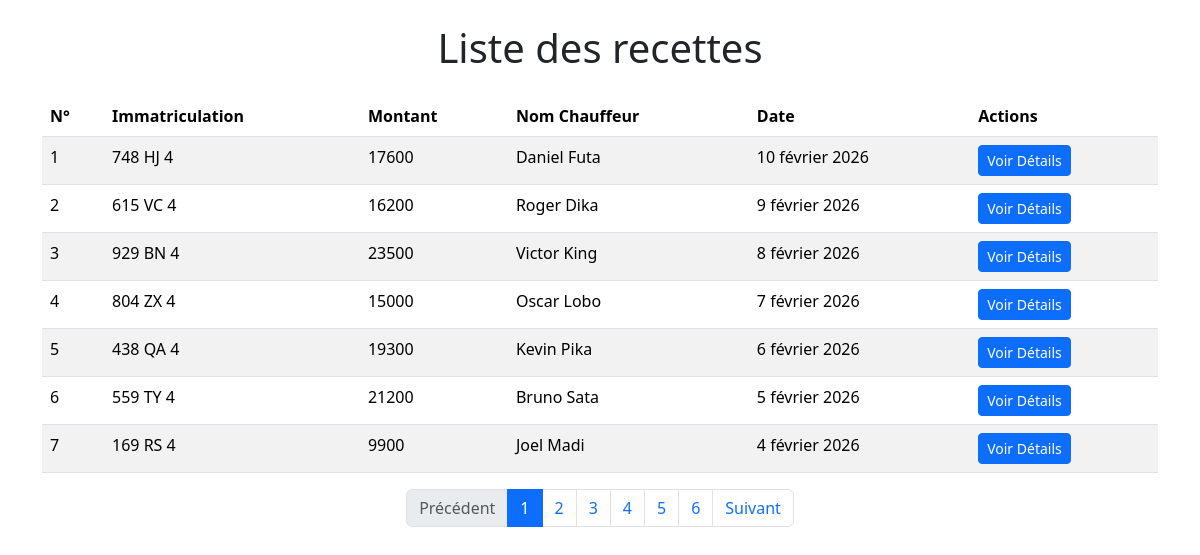
Page /recette/affiche on the committed database.
### recette/models.py (models this page shows, shortened)
class Recette(models.Model):
    montant=models.IntegerField(default=0)
    immatriculation=models.CharField(max_length=20,primary_key=True)
    nom_chauffeur=models.CharField(max_length=30)
    note=models.TextField(default=None)
    date_recette=models.DateField()
    date_creation=models.DateTimeField(auto_now_add=True)
    date_mis_a_jour=models.DateTimeField(auto_now=True)
    class Meta:
        verbose_name='Recette'
        verbose_name_plural='Recettes'

### recette/views.py (the view)
# urls.py: path('affiche', views.index, name='index'),
def index(request):
    recettes = Recette.objects.all().order_by('-date_recette')
    paginator = Paginator(recettes, 7)
    nombre_page = request.GET.get('page')
    page_recettes = paginator.get_page(nombre_page)
    context = {
        'recettes': page_recettes,
        'taille':'len(recettes)'
    }
    return render(request, 'recette/index.html', context)

### recette/templates/recette/index.html
{% extends 'recette/base.html' %}
{% block titre %}Liste des recettes{% endblock %}
{% block content %}
<table class="table table-striped">
    <thead>
        <tr>
            <th scope="col">N°</th>
            <th scope="col">Immatriculation</th>
            <th scope="col">Montant</th>
            <th scope="col">Nom Chauffeur</th>
            <th scope="col">Date</th>
            <th scope="col">Actions</th>
        </tr>
    </thead>
    <tbody>
        {% for recette in recettes  %}
        <tr>
            <td>{{ forloop.counter0|add:recettes.start_index }}</td>
            <td>{{ recette.immatriculation }}</td>
            <td>{{ recette.montant }}</td>
            <td>{{ recette.nom_chauffeur }}</td>
            <td>{{ recette.date_recette }}</td>
            <td>
                <a href="{% url 'recette:details' recette.immatriculation %}" class="btn btn-primary btn-sm">Voir Détails</a>
            </td>
        </tr>
        {% endfor %}
    </tbody>
</table>
<nav aria-label="Page navigation">
  <ul class="pagination justify-content-center mt-3">
    {% if recettes.has_previous %}
      <li class="page-item">
        <a class="page-link" href="?page={{ recettes.previous_page_number }}">Précédent</a>
      </li>
    {% else %}
      <li class="page-item disabled">
        <span class="page-link">Précédent</span>
      </li>
    {% endif %}
    {% for numero in recettes.paginator.page_range %}
      {% if recettes.number == numero %}
        <li class="page-item active">
          <span class="page-link">{{ numero }}</span>
        </li>
      {% else %}
        <li class="page-item"><a class="page-link" href="?page={{ numero }}">{{ numero }}</a></li>
      {% endif %}
    {% endfor %}
    {% if recettes.has_next %}
      <li class="page-item">
        <a class="page-link" href="?page={{ recettes.next_page_number }}">Suivant</a>
      </li>
    {% else %}
      <li class="page-item disabled">
        <span class="page-link">Suivant</span>
      </li>
    {% endif %}
  </ul>
</nav>
{% endblock %}

### recette/templates/recette/base.html (shortened to what this page needs)
{% load static %}
<!doctype html>
<html lang="en">
    <head>
        <link
            href="https://cdn.jsdelivr.net/npm/bootstrap@5.3.2/dist/css/bootstrap.min.css"
            rel="stylesheet"
        />
    </head>
    <body>
        <div class="container mt-4">
            <h1 class="mb-4 text-center">{% block titre %}{% endblock %}</h1>
            {% block content %}
            {% endblock %}
        </div>
    </body>
</html>

### rows in the picture
Recette: immatriculation "748 HJ 4", montant "17600", nom_chauffeur "Daniel Futa", date_recette "10 février 2026"
Recette: immatriculation "615 VC 4", montant "16200", nom_chauffeur "Roger Dika", date_recette "9 février 2026"
Recette: immatriculation "929 BN 4", montant "23500", nom_chauffeur "Victor King", date_recette "8 février 2026"
Recette: immatriculation "804 ZX 4", montant "15000", nom_chauffeur "Oscar Lobo", date_recette "7 février 2026"
Recette: immatriculation "438 QA 4", montant "19300", nom_chauffeur "Kevin Pika", date_recette "6 février 2026"
Recette: immatriculation "559 TY 4", montant "21200", nom_chauffeur "Bruno Sata", date_recette "5 février 2026"
Recette: immatriculation "169 RS 4", montant "9900", nom_chauffeur "Joel Madi", date_recette "4 février 2026"

### other values in the picture
{{ numero }} "1"
{{ numero }} "2" "3" "4" "5" "6"
